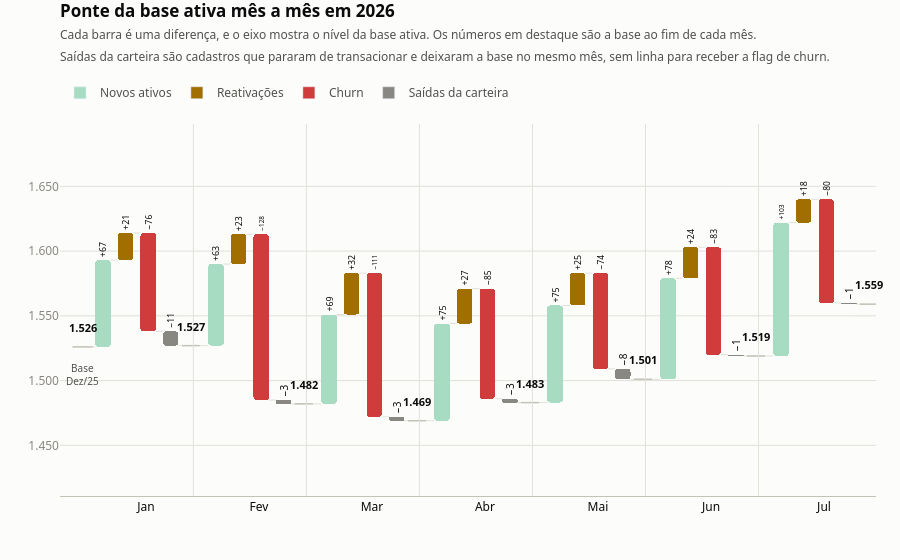

Notebook source saved alongside this figure:
### Markdown cell above
### 4.5 Ponte da base ativa em 2026

### Code cell
# -----------------------------------------------------------------------------
# 4.5 Ponte da base ativa mes a mes (waterfall)
# -----------------------------------------------------------------------------
# Consolida os tres indicadores anteriores ao longo de 2026: parte da base ativa
# de dez/25 e, a cada mes, soma novos ativos e reativacoes e desconta o churn,
# fechando na base ativa daquele mes.
#
# A identidade base(m) = base(m-1) + novos + reativacoes - churn nao fecha
# sozinha: alguns cadastros transacionaram no mes anterior e sairam da carteira
# no mes seguinte, sem linha na base para receber a flag de churn. Em vez de
# esconder, entram como etapa propria em cinza neutro.
#
# ESCALA: aqui os fluxos mensais (60 a 130 clientes) sao pequenos diante da base
# (cerca de 1.500). Nenhuma barra parte do zero - toda barra representa uma
# DIFERENCA e seu tamanho e proporcional a essa diferenca. O eixo mostra o nivel
# da base ativa, entao o valor absoluto se le no eixo e nos rotulos de fim de
# mes. Desenhar colunas de base cheias aqui exigiria um eixo de 0 a 1.600, em
# que um fluxo de 100 clientes viraria um risco de poucos pixels.

def etapas_ponte_mensal(dados, ano, base_mensal):
    """Fluxos mes a mes de um ano, mais a base de partida (dez do ano anterior)."""
    meses = [p for p in base_mensal.index if p.year == ano]
    inicio = pd.Period(year=ano - 1, month=12, freq="M")
    fluxos = dados.groupby("periodo")[["flag_novo_ativo", "flag_reativacao",
                                       "flag_churn"]].sum()
    passos = []
    for periodo in meses:
        novos = float(fluxos.loc[periodo, "flag_novo_ativo"])
        reativados = float(fluxos.loc[periodo, "flag_reativacao"])
        perdidos = float(fluxos.loc[periodo, "flag_churn"])
        base_anterior = float(base_mensal[periodo - 1])
        base_atual = float(base_mensal[periodo])
        saidas = base_atual - (base_anterior + novos + reativados - perdidos)
        passos.append(dict(periodo=periodo, base=base_atual, fluxos=[
            ("Novos ativos", novos, VERDE_CLARO),
            ("Reativações", reativados, PALETAS["amarelo"]["light"][1]),
            ("Churn", -perdidos, PALETAS["vermelho"]["light"][1]),
            ("Saídas da carteira", saidas, CHROME["light"]["suave"]),
        ]))
    return inicio, float(base_mensal[inicio]), passos


def grafico_ponte_mensal(inicio, base_inicial, passos, titulo, subtitulo,
                         base_zero=False, modo="light", altura=560):
    """Waterfall continuo: cada barra e um fluxo, o eixo mostra o nivel da base.

    base_zero=True ancora o eixo no zero, mostrando a proporcao real entre os
    fluxos mensais e o tamanho da carteira - ao custo de barras bem menores.
    """
    c = CHROME[modo]
    fig = go.Figure()
    formas, anotacoes = [], []
    corrente = base_inicial

    largura, vao = 0.68, 1.0     # vao de um slot entre os meses
    passo_mes = len(passos[0]["fluxos"]) + vao
    x_inicio = -0.9              # marcador da base de partida

    def marcador_nivel(x0, x1, y):
        """Trace curto com o nivel da base ativa e o numero em destaque."""
        formas.append(dict(type="line", x0=x0, x1=x1, y0=y, y1=y,
                           line=dict(color=c["eixo"], width=1.5)))
        anotacoes.append(dict(
            x=(x0 + x1) / 2, y=y, yshift=10, showarrow=False,
            text=f"<b>{_br(y)}</b>",
            font=dict(size=11, color=c["tinta"]), xanchor="center",
            yanchor="bottom"))

    marcador_nivel(x_inicio - 0.45, x_inicio + 0.45, base_inicial)
    anotacoes.append(dict(
        x=x_inicio, y=base_inicial, yshift=-12, showarrow=False,
        text=f"Base<br>{MESES_PT[inicio.month - 1]}/{str(inicio.year)[2:]}",
        font=dict(size=10, color=c["secundaria"]), xanchor="center", yanchor="top"))

    x_anterior = x_inicio + 0.45
    for i, mes in enumerate(passos):
        base_x = i * passo_mes
        for j, (nome, valor, cor) in enumerate(mes["fluxos"]):
            x = base_x + j
            if valor == 0:
                continue
            fundo = corrente + min(valor, 0.0)
            topo = corrente + valor
            fig.add_bar(
                x=[x], y=[abs(valor)], base=[fundo], width=largura,
                marker=dict(color=cor, cornerradius=3, line=dict(width=0)),
                text=[("+" if valor > 0 else "−") + _br(abs(valor))],
                textposition="outside", textangle=-90, cliponaxis=False,
                textfont=dict(size=10, color=c["tinta"]), showlegend=False,
                customdata=[[nome, MESES_PT[mes["periodo"].month - 1],
                             corrente, topo]],
                hovertemplate="<b>%{customdata[0]} · %{customdata[1]}</b><br>"
                              "de %{customdata[2]:,.0f} para %{customdata[3]:,.0f}"
                              "<extra></extra>")
            # conector do topo anterior ate esta barra
            formas.append(dict(type="line", x0=x_anterior, x1=x - largura / 2,
                               y0=corrente, y1=corrente,
                               line=dict(color=c["grade"], width=1)))
            x_anterior = x + largura / 2
            corrente = topo

        # fecha o mes com o marcador de nivel da base
        fim_x = base_x + len(mes["fluxos"]) - 1 + largura / 2
        formas.append(dict(type="line", x0=x_anterior, x1=fim_x + 0.55,
                           y0=corrente, y1=corrente,
                           line=dict(color=c["grade"], width=1)))
        marcador_nivel(fim_x + 0.15, fim_x + 0.95, corrente)
        x_anterior = fim_x + 0.95

        if i < len(passos) - 1:   # separador entre meses
            formas.append(dict(type="line", x0=base_x + passo_mes - 1,
                               x1=base_x + passo_mes - 1, y0=0, y1=1,
                               yref="paper", line=dict(color=c["grade"], width=1)))

    # extremos do eixo: todos os topos e fundos de barra, com folga para rotulos
    extremos = [base_inicial]
    corrente = base_inicial
    for mes in passos:
        for _, valor, _ in mes["fluxos"]:
            extremos += [corrente, corrente + valor]
            corrente += valor
        extremos.append(corrente)
    folga = (max(extremos) - min(extremos)) * 0.34

    fig.update_layout(
        title=dict(
            text=f"<b>{titulo}</b><br><span style='font-size:12px;color:"
                 f"{c['secundaria']}'>{subtitulo}</span>",
            font=dict(size=17, color=c["tinta"]), x=0, xref="paper", y=0.97),
        shapes=formas, annotations=anotacoes, separators=",.",
        plot_bgcolor=c["superficie"], paper_bgcolor=c["superficie"],
        height=altura, margin=dict(t=124, b=64, l=60, r=24), bargap=0,
        font=dict(family='system-ui, -apple-system, "Segoe UI", sans-serif',
                  color=c["secundaria"], size=12),
        hoverlabel=dict(bgcolor=c["superficie"], bordercolor=c["eixo"],
                        font=dict(color=c["tinta"])),
        xaxis=dict(
            tickmode="array",
            # centro do mes considerando as barras mais o marcador de nivel
            tickvals=[i * passo_mes + (len(p["fluxos"]) - 1) / 2 + 0.4
                      for i, p in enumerate(passos)],
            ticktext=[MESES_PT[p["periodo"].month - 1] for p in passos],
            showgrid=False, zeroline=False, linecolor=c["eixo"],
            tickfont=dict(color=c["tinta"], size=12),
            range=[x_inicio - 1.0, (len(passos) - 1) * passo_mes
                   + len(passos[0]["fluxos"]) + 0.2]),
        yaxis=dict(title=None, gridcolor=c["grade"], zeroline=False,
                   showline=False, tickfont=dict(color=c["suave"]),
                   range=([0, max(extremos) * 1.10] if base_zero
                          else [min(extremos) - folga, max(extremos) + folga]),
                   tickformat=","))

    # legenda manual: as cores identificam o tipo de fluxo, nao uma serie
    for nome, cor in [("Novos ativos", VERDE_CLARO),
                      ("Reativações", PALETAS["amarelo"]["light"][1]),
                      ("Churn", PALETAS["vermelho"]["light"][1]),
                      ("Saídas da carteira", CHROME["light"]["suave"])]:
        fig.add_bar(x=[None], y=[None], name=nome, showlegend=True,
                    marker=dict(color=cor))
    fig.update_layout(legend=dict(orientation="h", y=1.045, x=0, xanchor="left",
                                  yanchor="bottom", title_text="",
                                  font=dict(color=c["secundaria"])))
    return fig


INICIO_2026, BASE_INICIAL_2026, PASSOS_2026 = etapas_ponte_mensal(df, 2026, BASE_MENSAL)
fig_ponte_2026 = grafico_ponte_mensal(
    INICIO_2026, BASE_INICIAL_2026, PASSOS_2026,
    titulo="Ponte da base ativa mês a mês em 2026",
    subtitulo="Cada barra é uma diferença, e o eixo mostra o nível da base ativa. "
              "Os números em destaque são a base ao fim de cada mês.<br>"
              "Saídas da carteira são cadastros que pararam de transacionar e "
              "deixaram a base no mesmo mês, sem linha para receber a flag de churn.")

print("Ponte da base ativa em 2026:")
print(f"  Base {MESES_PT[INICIO_2026.month - 1]}/{str(INICIO_2026.year)[2:]}"
      f"{_br(BASE_INICIAL_2026):>26}")
for _mes in PASSOS_2026:
    _detalhe = "  ".join(
        f"{_nome.split()[0].lower()} {_valor:+.0f}" for _nome, _valor, _ in _mes["fluxos"])
    print(f"  {MESES_PT[_mes['periodo'].month - 1]}/{str(_mes['periodo'].year)[2:]}"
          f"   {_detalhe:<52} base {_br(_mes['base']):>7}")

fig_ponte_2026

### Figure 1 — Plotly figure (JSON) as saved in the notebook; plotly's stock layout.template omitted (floating-point values rounded to 4 significant figures)
{"data": [{"base": [1526], "cliponaxis": false, "customdata": [["Novos ativos", "Jan", 1526, 1593]], "hovertemplate": "<b>%{customdata[0]} · %{customdata[1]}</b><br>de %{customdata[2]:,.0f} para %{customdata[3]:,.0f}<extra></extra>", "marker": {"color": "#a8dcc2", "cornerradius": 3, "line": {"width": 0}}, "showlegend": false, "text": ["+67"], "textangle": -90, "textfont": {"color": "#0b0b0b", "size": 10}, "textposition": "outside", "type": "bar", "width": 0.68, "x": [0], "y": [67]}, {"base": [1593], "cliponaxis": false, "customdata": [["Reativações", "Jan", 1593, 1614]], "hovertemplate": "<b>%{customdata[0]} · %{customdata[1]}</b><br>de %{customdata[2]:,.0f} para %{customdata[3]:,.0f}<extra></extra>", "marker": {"color": "#a06f00", "cornerradius": 3, "line": {"width": 0}}, "showlegend": false, "text": ["+21"], "textangle": -90, "textfont": {"color": "#0b0b0b", "size": 10}, "textposition": "outside", "type": "bar", "width": 0.68, "x": [1], "y": [21]}, {"base": [1538], "cliponaxis": false, "customdata": [["Churn", "Jan", 1614, 1538]], "hovertemplate": "<b>%{customdata[0]} · %{customdata[1]}</b><br>de %{customdata[2]:,.0f} para %{customdata[3]:,.0f}<extra></extra>", "marker": {"color": "#d03b3b", "cornerradius": 3, "line": {"width": 0}}, "showlegend": false, "text": ["−76"], "textangle": -90, "textfont": {"color": "#0b0b0b", "size": 10}, "textposition": "outside", "type": "bar", "width": 0.68, "x": [2], "y": [76]}, {"base": [1527], "cliponaxis": false, "customdata": [["Saídas da carteira", "Jan", 1538, 1527]], "hovertemplate": "<b>%{customdata[0]} · %{customdata[1]}</b><br>de %{customdata[2]:,.0f} para %{customdata[3]:,.0f}<extra></extra>", "marker": {"color": "#898781", "cornerradius": 3, "line": {"width": 0}}, "showlegend": false, "text": ["−11"], "textangle": -90, "textfont": {"color": "#0b0b0b", "size": 10}, "textposition": "outside", "type": "bar", "width": 0.68, "x": [3], "y": [11]}, {"base": [1527], "cliponaxis": false, "customdata": [["Novos ativos", "Fev", 1527, 1590]], "hovertemplate": "<b>%{customdata[0]} · %{customdata[1]}</b><br>de %{customdata[2]:,.0f} para %{customdata[3]:,.0f}<extra></extra>", "marker": {"color": "#a8dcc2", "cornerradius": 3, "line": {"width": 0}}, "showlegend": false, "text": ["+63"], "textangle": -90, "textfont": {"color": "#0b0b0b", "size": 10}, "textposition": "outside", "type": "bar", "width": 0.68, "x": [5], "y": [63]}, {"base": [1590], "cliponaxis": false, "customdata": [["Reativações", "Fev", 1590, 1613]], "hovertemplate": "<b>%{customdata[0]} · %{customdata[1]}</b><br>de %{customdata[2]:,.0f} para %{customdata[3]:,.0f}<extra></extra>", "marker": {"color": "#a06f00", "cornerradius": 3, "line": {"width": 0}}, "showlegend": false, "text": ["+23"], "textangle": -90, "textfont": {"color": "#0b0b0b", "size": 10}, "textposition": "outside", "type": "bar", "width": 0.68, "x": [6], "y": [23]}, {"base": [1485], "cliponaxis": false, "customdata": [["Churn", "Fev", 1613, 1485]], "hovertemplate": "<b>%{customdata[0]} · %{customdata[1]}</b><br>de %{customdata[2]:,.0f} para %{customdata[3]:,.0f}<extra></extra>", "marker": {"color": "#d03b3b", "cornerradius": 3, "line": {"width": 0}}, "showlegend": false, "text": ["−128"], "textangle": -90, "textfont": {"color": "#0b0b0b", "size": 10}, "textposition": "outside", "type": "bar", "width": 0.68, "x": [7], "y": [128]}, {"base": [1482], "cliponaxis": false, "customdata": [["Saídas da carteira", "Fev", 1485, 1482]], "hovertemplate": "<b>%{customdata[0]} · %{customdata[1]}</b><br>de %{customdata[2]:,.0f} para %{customdata[3]:,.0f}<extra></extra>", "marker": {"color": "#898781", "cornerradius": 3, "line": {"width": 0}}, "showlegend": false, "text": ["−3"], "textangle": -90, "textfont": {"color": "#0b0b0b", "size": 10}, "textposition": "outside", "type": "bar", "width": 0.68, "x": [8], "y": [3]}, {"base": [1482], "cliponaxis": false, "customdata": [["Novos ativos", "Mar", 1482, 1551]], "hovertemplate": "<b>%{customdata[0]} · %{customdata[1]}</b><br>de %{customdata[2]:,.0f} para %{customdata[3]:,.0f}<extra></extra>", "marker": {"color": "#a8dcc2", "cornerradius": 3, "line": {"width": 0}}, "showlegend": false, "text": ["+69"], "textangle": -90, "textfont": {"color": "#0b0b0b", "size": 10}, "textposition": "outside", "type": "bar", "width": 0.68, "x": [10], "y": [69]}, {"base": [1551], "cliponaxis": false, "customdata": [["Reativações", "Mar", 1551, 1583]], "hovertemplate": "<b>%{customdata[0]} · %{customdata[1]}</b><br>de %{customdata[2]:,.0f} para %{customdata[3]:,.0f}<extra></extra>", "marker": {"color": "#a06f00", "cornerradius": 3, "line": {"width": 0}}, "showlegend": false, "text": ["+32"], "textangle": -90, "textfont": {"color": "#0b0b0b", "size": 10}, "textposition": "outside", "type": "bar", "width": 0.68, "x": [11], "y": [32]}, {"base": [1472], "cliponaxis": false, "customdata": [["Churn", "Mar", 1583, 1472]], "hovertemplate": "<b>%{customdata[0]} · %{customdata[1]}</b><br>de %{customdata[2]:,.0f} para %{customdata[3]:,.0f}<extra></extra>", "marker": {"color": "#d03b3b", "cornerradius": 3, "line": {"width": 0}}, "showlegend": false, "text": ["−111"], "textangle": -90, "textfont": {"color": "#0b0b0b", "size": 10}, "textposition": "outside", "type": "bar", "width": 0.68, "x": [12], "y": [111]}, {"base": [1469], "cliponaxis": false, "customdata": [["Saídas da carteira", "Mar", 1472, 1469]], "hovertemplate": "<b>%{customdata[0]} · %{customdata[1]}</b><br>de %{customdata[2]:,.0f} para %{customdata[3]:,.0f}<extra></extra>", "marker": {"color": "#898781", "cornerradius": 3, "line": {"width": 0}}, "showlegend": false, "text": ["−3"], "textangle": -90, "textfont": {"color": "#0b0b0b", "size": 10}, "textposition": "outside", "type": "bar", "width": 0.68, "x": [13], "y": [3]}, {"base": [1469], "cliponaxis": false, "customdata": [["Novos ativos", "Abr", 1469, 1544]], "hovertemplate": "<b>%{customdata[0]} · %{customdata[1]}</b><br>de %{customdata[2]:,.0f} para %{customdata[3]:,.0f}<extra></extra>", "marker": {"color": "#a8dcc2", "cornerradius": 3, "line": {"width": 0}}, "showlegend": false, "text": ["+75"], "textangle": -90, "textfont": {"color": "#0b0b0b", "size": 10}, "textposition": "outside", "type": "bar", "width": 0.68, "x": [15], "y": [75]}, {"base": [1544], "cliponaxis": false, "customdata": [["Reativações", "Abr", 1544, 1571]], "hovertemplate": "<b>%{customdata[0]} · %{customdata[1]}</b><br>de %{customdata[2]:,.0f} para %{customdata[3]:,.0f}<extra></extra>", "marker": {"color": "#a06f00", "cornerradius": 3, "line": {"width": 0}}, "showlegend": false, "text": ["+27"], "textangle": -90, "textfont": {"color": "#0b0b0b", "size": 10}, "textposition": "outside", "type": "bar", "width": 0.68, "x": [16], "y": [27]}, {"base": [1486], "cliponaxis": false, "customdata": [["Churn", "Abr", 1571, 1486]], "hovertemplate": "<b>%{customdata[0]} · %{customdata[1]}</b><br>de %{customdata[2]:,.0f} para %{customdata[3]:,.0f}<extra></extra>", "marker": {"color": "#d03b3b", "cornerradius": 3, "line": {"width": 0}}, "showlegend": false, "text": ["−85"], "textangle": -90, "textfont": {"color": "#0b0b0b", "size": 10}, "textposition": "outside", "type": "bar", "width": 0.68, "x": [17], "y": [85]}, {"base": [1483], "cliponaxis": false, "customdata": [["Saídas da carteira", "Abr", 1486, 1483]], "hovertemplate": "<b>%{customdata[0]} · %{customdata[1]}</b><br>de %{customdata[2]:,.0f} para %{customdata[3]:,.0f}<extra></extra>", "marker": {"color": "#898781", "cornerradius": 3, "line": {"width": 0}}, "showlegend": false, "text": ["−3"], "textangle": -90, "textfont": {"color": "#0b0b0b", "size": 10}, "textposition": "outside", "type": "bar", "width": 0.68, "x": [18], "y": [3]}, {"base": [1483], "cliponaxis": false, "customdata": [["Novos ativos", "Mai", 1483, 1558]], "hovertemplate": "<b>%{customdata[0]} · %{customdata[1]}</b><br>de %{customdata[2]:,.0f} para %{customdata[3]:,.0f}<extra></extra>", "marker": {"color": "#a8dcc2", "cornerradius": 3, "line": {"width": 0}}, "showlegend": false, "text": ["+75"], "textangle": -90, "textfont": {"color": "#0b0b0b", "size": 10}, "textposition": "outside", "type": "bar", "width": 0.68, "x": [20], "y": [75]}, {"base": [1558], "cliponaxis": false, "customdata": [["Reativações", "Mai", 1558, 1583]], "hovertemplate": "<b>%{customdata[0]} · %{customdata[1]}</b><br>de %{customdata[2]:,.0f} para %{customdata[3]:,.0f}<extra></extra>", "marker": {"color": "#a06f00", "cornerradius": 3, "line": {"width": 0}}, "showlegend": false, "text": ["+25"], "textangle": -90, "textfont": {"color": "#0b0b0b", "size": 10}, "textposition": "outside", "type": "bar", "width": 0.68, "x": [21], "y": [25]}, {"base": [1509], "cliponaxis": false, "customdata": [["Churn", "Mai", 1583, 1509]], "hovertemplate": "<b>%{customdata[0]} · %{customdata[1]}</b><br>de %{customdata[2]:,.0f} para %{customdata[3]:,.0f}<extra></extra>", "marker": {"color": "#d03b3b", "cornerradius": 3, "line": {"width": 0}}, "showlegend": false, "text": ["−74"], "textangle": -90, "textfont": {"color": "#0b0b0b", "size": 10}, "textposition": "outside", "type": "bar", "width": 0.68, "x": [22], "y": [74]}, {"base": [1501], "cliponaxis": false, "customdata": [["Saídas da carteira", "Mai", 1509, 1501]], "hovertemplate": "<b>%{customdata[0]} · %{customdata[1]}</b><br>de %{customdata[2]:,.0f} para %{customdata[3]:,.0f}<extra></extra>", "marker": {"color": "#898781", "cornerradius": 3, "line": {"width": 0}}, "showlegend": false, "text": ["−8"], "textangle": -90, "textfont": {"color": "#0b0b0b", "size": 10}, "textposition": "outside", "type": "bar", "width": 0.68, "x": [23], "y": [8]}, {"base": [1501], "cliponaxis": false, "customdata": [["Novos ativos", "Jun", 1501, 1579]], "hovertemplate": "<b>%{customdata[0]} · %{customdata[1]}</b><br>de %{customdata[2]:,.0f} para %{customdata[3]:,.0f}<extra></extra>", "marker": {"color": "#a8dcc2", "cornerradius": 3, "line": {"width": 0}}, "showlegend": false, "text": ["+78"], "textangle": -90, "textfont": {"color": "#0b0b0b", "size": 10}, "textposition": "outside", "type": "bar", "width": 0.68, "x": [25], "y": [78]}, {"base": [1579], "cliponaxis": false, "customdata": [["Reativações", "Jun", 1579, 1603]], "hovertemplate": "<b>%{customdata[0]} · %{customdata[1]}</b><br>de %{customdata[2]:,.0f} para %{customdata[3]:,.0f}<extra></extra>", "marker": {"color": "#a06f00", "cornerradius": 3, "line": {"width": 0}}, "showlegend": false, "text": ["+24"], "textangle": -90, "textfont": {"color": "#0b0b0b", "size": 10}, "textposition": "outside", "type": "bar", "width": 0.68, "x": [26], "y": [24]}, {"base": [1520], "cliponaxis": false, "customdata": [["Churn", "Jun", 1603, 1520]], "hovertemplate": "<b>%{customdata[0]} · %{customdata[1]}</b><br>de %{customdata[2]:,.0f} para %{customdata[3]:,.0f}<extra></extra>", "marker": {"color": "#d03b3b", "cornerradius": 3, "line": {"width": 0}}, "showlegend": false, "text": ["−83"], "textangle": -90, "textfont": {"color": "#0b0b0b", "size": 10}, "textposition": "outside", "type": "bar", "width": 0.68, "x": [27], "y": [83]}, {"base": [1519], "cliponaxis": false, "customdata": [["Saídas da carteira", "Jun", 1520, 1519]], "hovertemplate": "<b>%{customdata[0]} · %{customdata[1]}</b><br>de %{customdata[2]:,.0f} para %{customdata[3]:,.0f}<extra></extra>", "marker": {"color": "#898781", "cornerradius": 3, "line": {"width": 0}}, "showlegend": false, "text": ["−1"], "textangle": -90, "textfont": {"color": "#0b0b0b", "size": 10}, "textposition": "outside", "type": "bar", "width": 0.68, "x": [28], "y": [1]}, {"base": [1519], "cliponaxis": false, "customdata": [["Novos ativos", "Jul", 1519, 1622]], "hovertemplate": "<b>%{customdata[0]} · %{customdata[1]}</b><br>de %{customdata[2]:,.0f} para %{customdata[3]:,.0f}<extra></extra>", "marker": {"color": "#a8dcc2", "cornerradius": 3, "line": {"width": 0}}, "showlegend": false, "text": ["+103"], "textangle": -90, "textfont": {"color": "#0b0b0b", "size": 10}, "textposition": "outside", "type": "bar", "width": 0.68, "x": [30], "y": [103]}, {"base": [1622], "cliponaxis": false, "customdata": [["Reativações", "Jul", 1622, 1640]], "hovertemplate": "<b>%{customdata[0]} · %{customdata[1]}</b><br>de %{customdata[2]:,.0f} para %{customdata[3]:,.0f}<extra></extra>", "marker": {"color": "#a06f00", "cornerradius": 3, "line": {"width": 0}}, "showlegend": false, "text": ["+18"], "textangle": -90, "textfont": {"color": "#0b0b0b", "size": 10}, "textposition": "outside", "type": "bar", "width": 0.68, "x": [31], "y": [18]}, {"base": [1560], "cliponaxis": false, "customdata": [["Churn", "Jul", 1640, 1560]], "hovertemplate": "<b>%{customdata[0]} · %{customdata[1]}</b><br>de %{customdata[2]:,.0f} para %{customdata[3]:,.0f}<extra></extra>", "marker": {"color": "#d03b3b", "cornerradius": 3, "line": {"width": 0}}, "showlegend": false, "text": ["−80"], "textangle": -90, "textfont": {"color": "#0b0b0b", "size": 10}, "textposition": "outside", "type": "bar", "width": 0.68, "x": [32], "y": [80]}, {"base": [1559], "cliponaxis": false, "customdata": [["Saídas da carteira", "Jul", 1560, 1559]], "hovertemplate": "<b>%{customdata[0]} · %{customdata[1]}</b><br>de %{customdata[2]:,.0f} para %{customdata[3]:,.0f}<extra></extra>", "marker": {"color": "#898781", "cornerradius": 3, "line": {"width": 0}}, "showlegend": false, "text": ["−1"], "textangle": -90, "textfont": {"color": "#0b0b0b", "size": 10}, "textposition": "outside", "type": "bar", "width": 0.68, "x": [33], "y": [1]}, {"marker": {"color": "#a8dcc2"}, "name": "Novos ativos", "showlegend": true, "type": "bar", "x": [null], "y": [null]}, {"marker": {"color": "#a06f00"}, "name": "Reativações", "showlegend": true, "type": "bar", "x": [null], "y": [null]}, {"marker": {"color": "#d03b3b"}, "name": "Churn", "showlegend": true, "type": "bar", "x": [null], "y": [null]}, {"marker": {"color": "#898781"}, "name": "Saídas da carteira", "showlegend": true, "type": "bar", "x": [null], "y": [null]}], "layout": {"annotations": [{"font": {"color": "#0b0b0b", "size": 11}, "showarrow": false, "text": "<b>1.526</b>", "x": -0.9, "xanchor": "center", "y": 1526, "yanchor": "bottom", "yshift": 10}, {"font": {"color": "#52514e", "size": 10}, "showarrow": false, "text": "Base<br>Dez/25", "x": -0.9, "xanchor": "center", "y": 1526, "yanchor": "top", "yshift": -12}, {"font": {"color": "#0b0b0b", "size": 11}, "showarrow": false, "text": "<b>1.527</b>", "x": 3.89, "xanchor": "center", "y": 1527, "yanchor": "bottom", "yshift": 10}, {"font": {"color": "#0b0b0b", "size": 11}, "showarrow": false, "text": "<b>1.482</b>", "x": 8.89, "xanchor": "center", "y": 1482, "yanchor": "bottom", "yshift": 10}, {"font": {"color": "#0b0b0b", "size": 11}, "showarrow": false, "text": "<b>1.469</b>", "x": 13.89, "xanchor": "center", "y": 1469, "yanchor": "bottom", "yshift": 10}, {"font": {"color": "#0b0b0b", "size": 11}, "showarrow": false, "text": "<b>1.483</b>", "x": 18.89, "xanchor": "center", "y": 1483, "yanchor": "bottom", "yshift": 10}, {"font": {"color": "#0b0b0b", "size": 11}, "showarrow": false, "text": "<b>1.501</b>", "x": 23.89, "xanchor": "center", "y": 1501, "yanchor": "bottom", "yshift": 10}, {"font": {"color": "#0b0b0b", "size": 11}, "showarrow": false, "text": "<b>1.519</b>", "x": 28.89, "xanchor": "center", "y": 1519, "yanchor": "bottom", "yshift": 10}, {"font": {"color": "#0b0b0b", "size": 11}, "showarrow": false, "text": "<b>1.559</b>", "x": 33.89, "xanchor": "center", "y": 1559, "yanchor": "bottom", "yshift": 10}], "bargap": 0, "font": {"color": "#52514e", "family": "system-ui, -apple-system, \"Segoe UI\", sans-serif", "size": 12}, "height": 560, "hoverlabel": {"bgcolor": "#fcfcfb", "bordercolor": "#c3c2b7", "font": {"color": "#0b0b0b"}}, "legend": {"font": {"color": "#52514e"}, "orientation": "h", "title": {"text": ""}, "x": 0, "xanchor": "left", "y": 1.045, "yanchor": "bottom"}, "margin": {"b": 64, "l": 60, "r": 24, "t": 124}, "paper_bgcolor": "#fcfcfb", "plot_bgcolor": "#fcfcfb", "separators": ",.", "shapes": [{"line": {"color": "#c3c2b7", "width": 1.5}, "type": "line", "x0": -1.35, "x1": -0.45, "y0": 1526, "y1": 1526}, {"line": {"color": "#e1e0d9", "width": 1}, "type": "line", "x0": -0.45, "x1": -0.34, "y0": 1526, "y1": 1526}, {"line": {"color": "#e1e0d9", "width": 1}, "type": "line", "x0": 0.34, "x1": 0.66, "y0": 1593, "y1": 1593}, {"line": {"color": "#e1e0d9", "width": 1}, "type": "line", "x0": 1.34, "x1": 1.66, "y0": 1614, "y1": 1614}, {"line": {"color": "#e1e0d9", "width": 1}, "type": "line", "x0": 2.34, "x1": 2.66, "y0": 1538, "y1": 1538}, {"line": {"color": "#e1e0d9", "width": 1}, "type": "line", "x0": 3.34, "x1": 3.89, "y0": 1527, "y1": 1527}, {"line": {"color": "#c3c2b7", "width": 1.5}, "type": "line", "x0": 3.49, "x1": 4.29, "y0": 1527, "y1": 1527}, {"line": {"color": "#e1e0d9", "width": 1}, "type": "line", "x0": 4, "x1": 4, "y0": 0, "y1": 1, "yref": "paper"}, {"line": {"color": "#e1e0d9", "width": 1}, "type": "line", "x0": 4.29, "x1": 4.66, "y0": 1527, "y1": 1527}, {"line": {"color": "#e1e0d9", "width": 1}, "type": "line", "x0": 5.34, "x1": 5.66, "y0": 1590, "y1": 1590}, {"line": {"color": "#e1e0d9", "width": 1}, "type": "line", "x0": 6.34, "x1": 6.66, "y0": 1613, "y1": 1613}, {"line": {"color": "#e1e0d9", "width": 1}, "type": "line", "x0": 7.34, "x1": 7.66, "y0": 1485, "y1": 1485}, {"line": {"color": "#e1e0d9", "width": 1}, "type": "line", "x0": 8.34, "x1": 8.89, "y0": 1482, "y1": 1482}, {"line": {"color": "#c3c2b7", "width": 1.5}, "type": "line", "x0": 8.49, "x1": 9.29, "y0": 1482, "y1": 1482}, {"line": {"color": "#e1e0d9", "width": 1}, "type": "line", "x0": 9, "x1": 9, "y0": 0, "y1": 1, "yref": "paper"}, {"line": {"color": "#e1e0d9", "width": 1}, "type": "line", "x0": 9.29, "x1": 9.66, "y0": 1482, "y1": 1482}, {"line": {"color": "#e1e0d9", "width": 1}, "type": "line", "x0": 10.34, "x1": 10.66, "y0": 1551, "y1": 1551}, {"line": {"color": "#e1e0d9", "width": 1}, "type": "line", "x0": 11.34, "x1": 11.66, "y0": 1583, "y1": 1583}, {"line": {"color": "#e1e0d9", "width": 1}, "type": "line", "x0": 12.34, "x1": 12.66, "y0": 1472, "y1": 1472}, {"line": {"color": "#e1e0d9", "width": 1}, "type": "line", "x0": 13.34, "x1": 13.89, "y0": 1469, "y1": 1469}, {"line": {"color": "#c3c2b7", "width": 1.5}, "type": "line", "x0": 13.49, "x1": 14.29, "y0": 1469, "y1": 1469}, {"line": {"color": "#e1e0d9", "width": 1}, "type": "line", "x0": 14, "x1": 14, "y0": 0, "y1": 1, "yref": "paper"}, {"line": {"color": "#e1e0d9", "width": 1}, "type": "line", "x0": 14.29, "x1": 14.66, "y0": 1469, "y1": 1469}, {"line": {"color": "#e1e0d9", "width": 1}, "type": "line", "x0": 15.34, "x1": 15.66, "y0": 1544, "y1": 1544}, {"line": {"color": "#e1e0d9", "width": 1}, "type": "line", "x0": 16.34, "x1": 16.66, "y0": 1571, "y1": 1571}, {"line": {"color": "#e1e0d9", "width": 1}, "type": "line", "x0": 17.34, "x1": 17.66, "y0": 1486, "y1": 1486}, {"line": {"color": "#e1e0d9", "width": 1}, "type": "line", "x0": 18.34, "x1": 18.89, "y0": 1483, "y1": 1483}, {"line": {"color": "#c3c2b7", "width": 1.5}, "type": "line", "x0": 18.49, "x1": 19.29, "y0": 1483, "y1": 1483}, {"line": {"color": "#e1e0d9", "width": 1}, "type": "line", "x0": 19, "x1": 19, "y0": 0, "y1": 1, "yref": "paper"}, {"line": {"color": "#e1e0d9", "width": 1}, "type": "line", "x0": 19.29, "x1": 19.66, "y0": 1483, "y1": 1483}, {"line": {"color": "#e1e0d9", "width": 1}, "type": "line", "x0": 20.34, "x1": 20.66, "y0": 1558, "y1": 1558}, {"line": {"color": "#e1e0d9", "width": 1}, "type": "line", "x0": 21.34, "x1": 21.66, "y0": 1583, "y1": 1583}, {"line": {"color": "#e1e0d9", "width": 1}, "type": "line", "x0": 22.34, "x1": 22.66, "y0": 1509, "y1": 1509}, {"line": {"color": "#e1e0d9", "width": 1}, "type": "line", "x0": 23.34, "x1": 23.89, "y0": 1501, "y1": 1501}, {"line": {"color": "#c3c2b7", "width": 1.5}, "type": "line", "x0": 23.49, "x1": 24.29, "y0": 1501, "y1": 1501}, {"line": {"color": "#e1e0d9", "width": 1}, "type": "line", "x0": 24, "x1": 24, "y0": 0, "y1": 1, "yref": "paper"}, {"line": {"color": "#e1e0d9", "width": 1}, "type": "line", "x0": 24.29, "x1": 24.66, "y0": 1501, "y1": 1501}, {"line": {"color": "#e1e0d9", "width": 1}, "type": "line", "x0": 25.34, "x1": 25.66, "y0": 1579, "y1": 1579}, {"line": {"color": "#e1e0d9", "width": 1}, "type": "line", "x0": 26.34, "x1": 26.66, "y0": 1603, "y1": 1603}, {"line": {"color": "#e1e0d9", "width": 1}, "type": "line", "x0": 27.34, "x1": 27.66, "y0": 1520, "y1": 1520}, {"line": {"color": "#e1e0d9", "width": 1}, "type": "line", "x0": 28.34, "x1": 28.89, "y0": 1519, "y1": 1519}, {"line": {"color": "#c3c2b7", "width": 1.5}, "type": "line", "x0": 28.49, "x1": 29.29, "y0": 1519, "y1": 1519}, {"line": {"color": "#e1e0d9", "width": 1}, "type": "line", "x0": 29, "x1": 29, "y0": 0, "y1": 1, "yref": "paper"}, {"line": {"color": "#e1e0d9", "width": 1}, "type": "line", "x0": 29.29, "x1": 29.66, "y0": 1519, "y1": 1519}, {"line": {"color": "#e1e0d9", "width": 1}, "type": "line", "x0": 30.34, "x1": 30.66, "y0": 1622, "y1": 1622}, {"line": {"color": "#e1e0d9", "width": 1}, "type": "line", "x0": 31.34, "x1": 31.66, "y0": 1640, "y1": 1640}, {"line": {"color": "#e1e0d9", "width": 1}, "type": "line", "x0": 32.34, "x1": 32.66, "y0": 1560, "y1": 1560}, {"line": {"color": "#e1e0d9", "width": 1}, "type": "line", "x0": 33.34, "x1": 33.89, "y0": 1559, "y1": 1559}, {"line": {"color": "#c3c2b7", "width": 1.5}, "type": "line", "x0": 33.49, "x1": 34.29, "y0": 1559, "y1": 1559}], "title": {"font": {"color": "#0b0b0b", "size": 17}, "text": "<b>Ponte da base ativa mês a mês em 2026</b><br><span style='font-size:12px;color:#52514e'>Cada barra é uma diferença, e o eixo mostra o nível da base ativa. Os números em destaque são a base ao fim de cada mês.<br>Saídas da carteira são cadastros que pararam de transacionar e deixaram a base no mesmo mês, sem linha para receber a flag de churn.</span>", "x": 0, "xref": "paper", "y": 0.97}, "xaxis": {"linecolor": "#c3c2b7", "range": [-1.9, 34.2], "showgrid": false, "tickfont": {"color": "#0b0b0b", "size": 12}, "tickmode": "array", "ticktext": ["Jan", "Fev", "Mar", "Abr", "Mai", "Jun", "Jul"], "tickvals": [1.9, 6.9, 11.9, 16.9, 21.9, 26.9, 31.9], "zeroline": false}, "yaxis": {"gridcolor": "#e1e0d9", "range": [1411.0, 1698.0], "showline": false, "tickfont": {"color": "#898781"}, "tickformat": ",", "title": {}, "zeroline": false}}}
